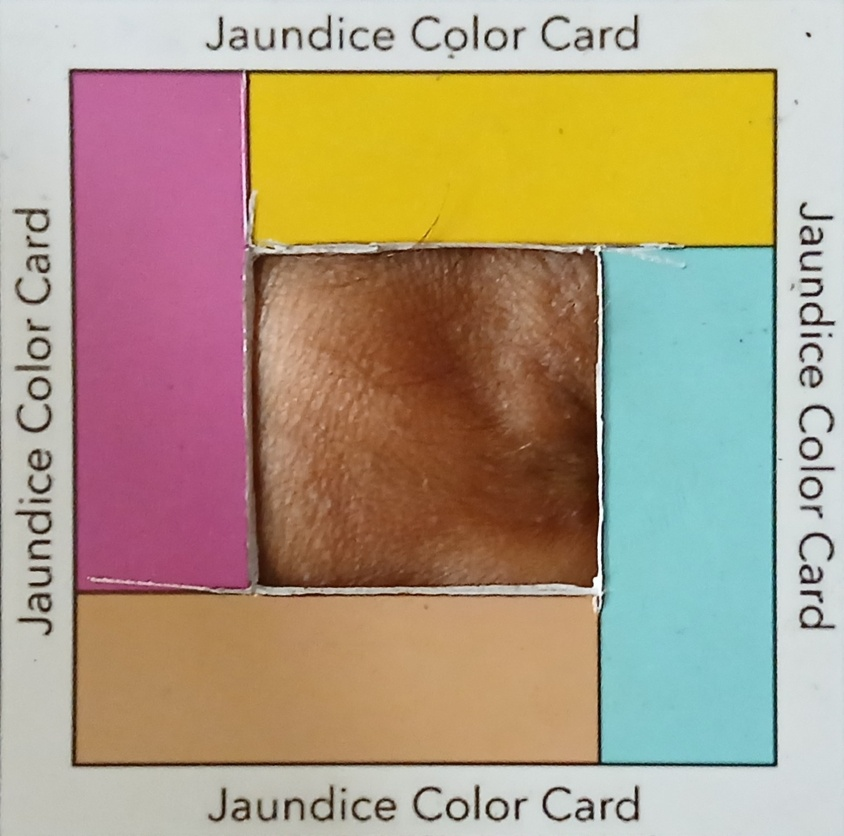
#> input picture Jaundice_All_files/JDC_Pipeline/jdc_dataset/skin_images/202405026188_208b21a1-0130-47f4-8cee-94a04fe02c18_FH_0.jpeg, 844 x 836 px, shrunk from 1347 x 1333 before the run
$ python -i preprocess.py   (imports and definitions only)
#> lines starting #> are read from the running program, lines starting #| are printed output that depends on the picture; after the words box and inside, x2 and y2 are one past the last pixel; in counts of white or black regions, pixels touching at a corner belong together
import cv2
import numpy as np

def load_image(image_path):
    """Loads an image from the specified path."""
    image = cv2.imread(image_path)
#> image is the input picture: shape (836, 844, 3); mean B, G, R 128.6, 155.1, 174.4
    if image is None:
        raise ValueError(f"Error: Unable to load image at {image_path}")
    return image

def detect_calibration_card(image_bgr):
    """
    1. Load an image and convert it from BGR to HSV.
    2. Define a yellow color range to mask and detect the color calibration card.
    Adjust the lower and upper bounds depending on lighting conditions.
    """
    image_hsv = cv2.cvtColor(image_bgr, cv2.COLOR_BGR2HSV)
#> image_hsv: shape (836, 844, 3); mean H, S, V 59.8, 103, 184.5

    # Define yellow color range in HSV space
    # In OpenCV H is 0-179, S is 0-255, V is 0-255. Yellow is roughly H=20-35.
    lower_yellow = np.array([20, 100, 100])
    upper_yellow = np.array([35, 255, 255])

    # Mask yellow regions
    mask_yellow = cv2.inRange(image_hsv, lower_yellow, upper_yellow)
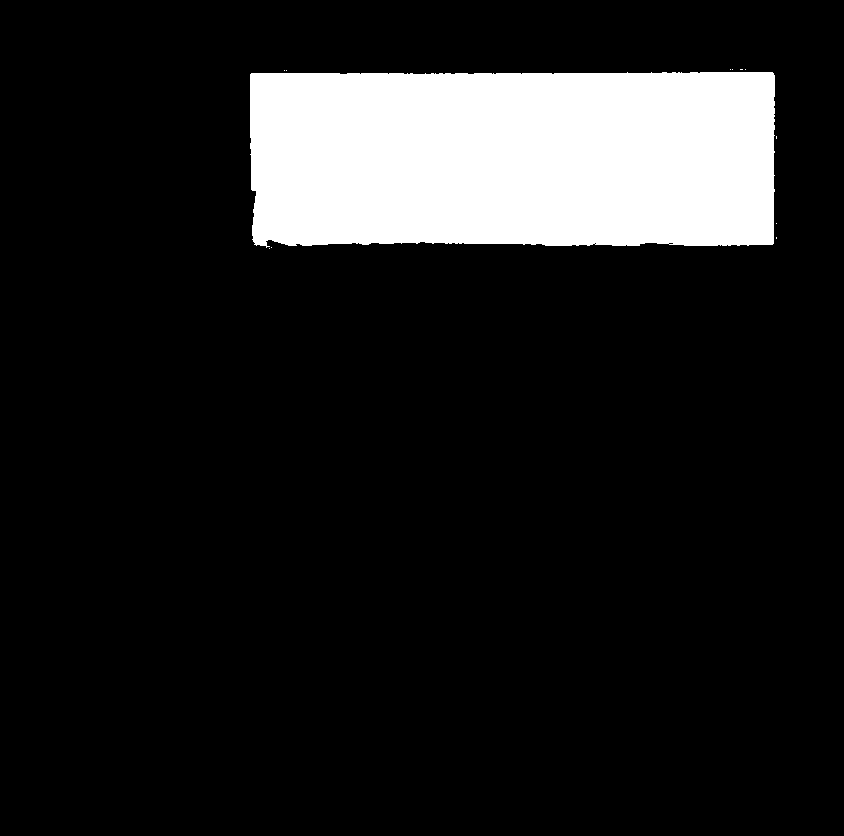
#> mask_yellow: shape (836, 844); 12.7% white; 12 white regions (11 under 20 px), largest, box (x1, y1, x2, y2) and area: (250, 72, 775, 248) 89740

    return mask_yellow

def perform_white_balancing(image_bgr, mask_yellow):
    """
    3. Use the average LAB values of the card to perform White Balancing on the whole image.
    Calculates the required shift based on the card's average LAB vs a target LAB.
    """
    # Convert image to LAB color space
    image_lab = cv2.cvtColor(image_bgr, cv2.COLOR_BGR2LAB)
#> image_lab: shape (836, 844, 3); mean of channels 0, 1, 2 166.8, 133.9, 144.1

    # Extract the LAB values of the calibration card using the mask
    mean_lab = cv2.mean(image_lab, mask=mask_yellow)
#> mean_lab = (195.4, 125.1, 202.5, 0)
    mean_l, mean_a, mean_b = mean_lab[0], mean_lab[1], mean_lab[2]
#> mean_l = 195.4; mean_a = 125.1; mean_b = 202.5

    if np.all(mean_lab[:3] == 0):
        print("Warning: Calibration card not detected. Returning original image.")
        return image_bgr

    # Standard white balancing adjust A and B channels towards neutral or a known reference point.
    # Note: Replace TARGET_L, TARGET_A, TARGET_B with your actual reference calibration values.
    # For a theoretical perfectly neutral grey we use A=128, B=128. Since it is yellow, we adjust
    # according to its target reference values.
    TARGET_L = 200.0
    TARGET_A = 120.0
    TARGET_B = 170.0

    # Calculate difference
    shift_l = TARGET_L - mean_l
#> shift_l = 4.6
    shift_a = TARGET_A - mean_a
#> shift_a = -5.08
    shift_b = TARGET_B - mean_b
#> shift_b = -32.47

    # Split channels, apply shift, and ensure values remain in valid [0, 255] range
    l, a, b = cv2.split(image_lab)
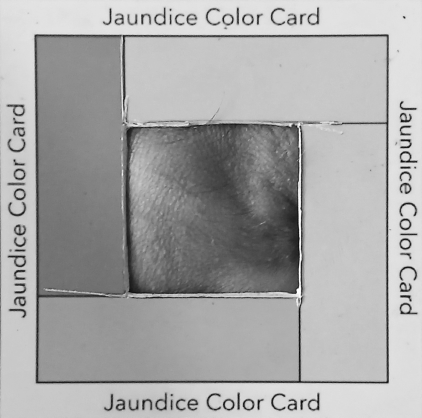
#> l: shape (836, 844) (shown at 1/2 size); min 1, max 255, mean 166.8
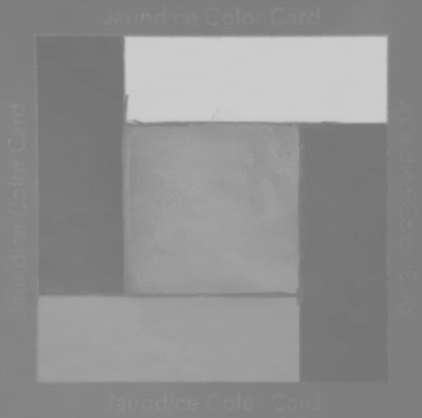
#> b: shape (836, 844) (shown at 1/2 size); min 114, max 206, mean 144.1
    l_balanced = cv2.convertScaleAbs(l, alpha=1, beta=shift_l)
    a_balanced = cv2.convertScaleAbs(a, alpha=1, beta=shift_a)
    b_balanced = cv2.convertScaleAbs(b, alpha=1, beta=shift_b)
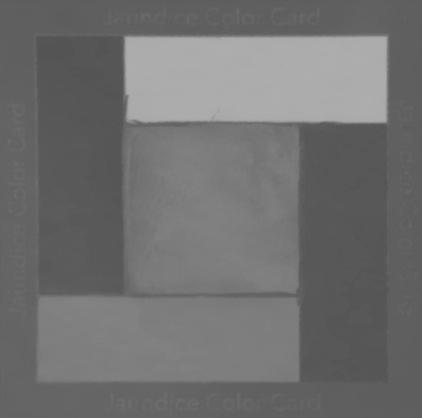
#> b_balanced: shape (836, 844) (shown at 1/2 size); min 82, max 174, mean 112.1

    # Merge channels
    balanced_lab = cv2.merge((l_balanced, a_balanced, b_balanced))
#> balanced_lab: shape (836, 844, 3); mean of channels 0, 1, 2 171.8, 128.9, 112.1

    # Convert the balanced image back to BGR
    balanced_bgr = cv2.cvtColor(balanced_lab, cv2.COLOR_LAB2BGR)
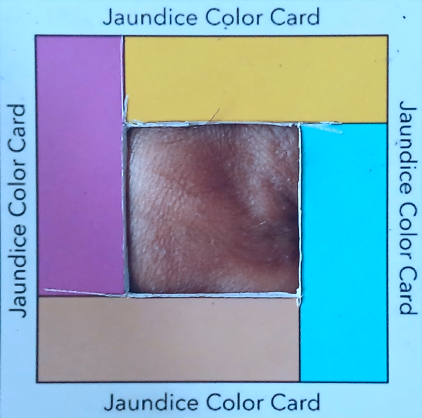
#> balanced_bgr: shape (836, 844, 3) (shown at 1/2 size); mean B, G, R 186.5, 166, 132.6

    return balanced_bgr

def segment_skin_roi(image_bgr):
    """
    4. Isolate the Skin ROI.
    Here we use YCrCb color space segmentation as it isolates luminance.
    You might adjust these values based on the dataset if necessary.
    """
    image_ycrcb = cv2.cvtColor(image_bgr, cv2.COLOR_BGR2YCrCb)
#> image_ycrcb: shape (836, 844, 3); mean of channels 0, 1, 2 158.3, 109.6, 143.9

    # Skin color bounds in YCrCb
    lower_skin = np.array([0, 133, 77], dtype=np.uint8)
    upper_skin = np.array([255, 173, 127], dtype=np.uint8)

    skin_mask = cv2.inRange(image_ycrcb, lower_skin, upper_skin)
#> skin_mask: shape (836, 844); 15% white; 204 white regions (178 under 20 px), largest, box (x1, y1, x2, y2) and area: (248, 72, 775, 245) 88512, (81, 596, 282, 668) 8329, (356, 418, 478, 476) 2148

    # Extract skin ROI using the generated mask
    skin_roi = cv2.bitwise_and(image_bgr, image_bgr, mask=skin_mask)
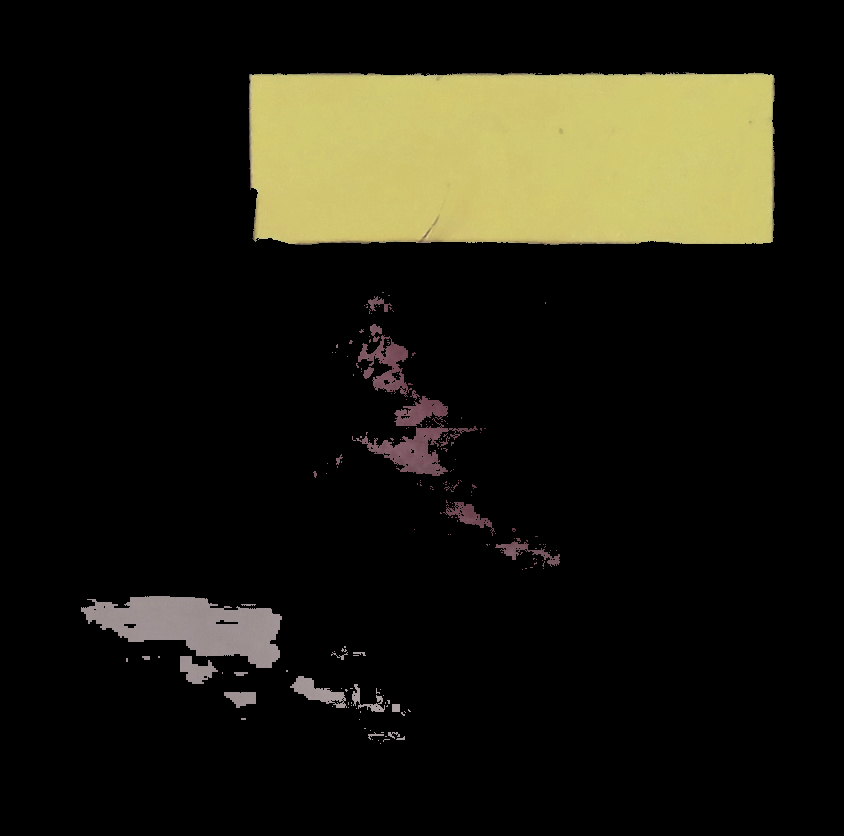
#> skin_roi: shape (836, 844, 3); mean B, G, R 17.4, 27.7, 29.5

    return skin_roi, skin_mask

def convert_to_1d_sequence(skin_roi, skin_mask):
    """
    Converts segmented pixels into a 1D sequence for 1DCNN input.
    """
    # Extract only the valid skin pixels (where the mask > 0)
    skin_pixels = skin_roi[skin_mask > 0]

    # Convert into a 1D sequence.
    # skin_pixels is (N, 3), flatten() will make it (N * 3,)
    sequence_1d = skin_pixels.flatten()

    return sequence_1d

def process_pipeline(image_path):
    # Load Image
    image_bgr = load_image(image_path)

    # Detect calibration card (HSV thresholding)
    mask_yellow = detect_calibration_card(image_bgr)

    # White Balancing (LAB space)
    balanced_bgr = perform_white_balancing(image_bgr, mask_yellow)

    # Segment Skin ROI (YCrCb space thresholding)
    skin_roi, skin_mask = segment_skin_roi(balanced_bgr)

    # Convert to 1D sequence for 1DCNN
    sequence_1d = convert_to_1d_sequence(skin_roi, skin_mask)

    # Output Info
    print(f"Original shape: {image_bgr.shape}")
#| Original shape: (836, 844, 3)
    print(f"Skin pixels extracted: {np.count_nonzero(skin_mask)}")
#| Skin pixels extracted: 105521
    print(f"1D sequence shape for 1DCNN: {sequence_1d.shape}")
#| 1D sequence shape for 1DCNN: (316563,)

    return sequence_1d

# [5 lines not run here, left out]

>>> result = process_pipeline('../JDC_Pipeline/jdc_dataset/skin_images/202405026188_208b21a1-0130-47f4-8cee-94a04fe02c18_FH_0.jpeg')

$ run again, on Jaundice_All_files/JDC_Pipeline/jdc_dataset/skin_images/202405040490_206a6990-5d4c-466c-9d85-9e6c004c1468_CH_0.jpeg
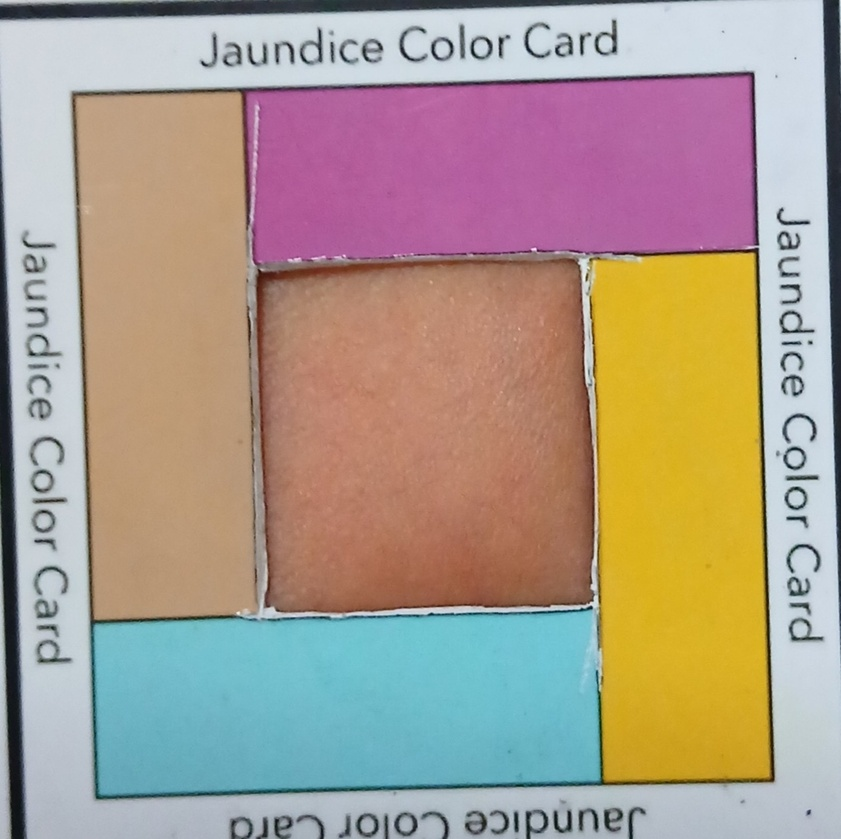
#> input picture Jaundice_All_files/JDC_Pipeline/jdc_dataset/skin_images/202405040490_206a6990-5d4c-466c-9d85-9e6c004c1468_CH_0.jpeg, 841 x 839 px, shrunk from 1393 x 1391 before the run
#> in load_image, image is the input picture: shape (839, 841, 3); mean B, G, R 141.4, 154.9, 170.2
#> image_hsv: shape (839, 841, 3); mean H, S, V 71.5, 94.7, 186.8
#> in detect_calibration_card, `mask_yellow = cv2.inRange(image_hsv, lower_yellow, upper_yellow)`:
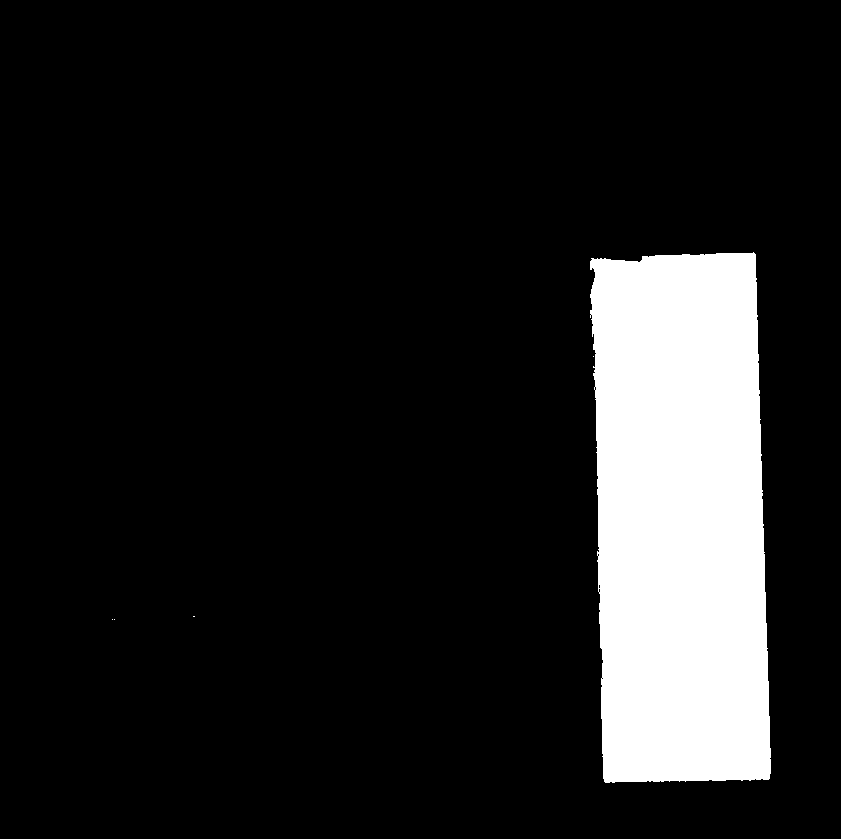
#> mask_yellow: shape (839, 841); 12.3% white; 5 white regions (4 under 20 px), largest, box (x1, y1, x2, y2) and area: (590, 252, 771, 783) 87107
#> image_lab: shape (839, 841, 3); mean of channels 0, 1, 2 166.8, 134.1, 137.1
#> mean_lab = (185.9, 130.1, 196.9, 0)
#> mean_l = 185.9; mean_a = 130.1; mean_b = 196.9
#> shift_l = 14.12
#> shift_a = -10.1
#> shift_b = -26.9
#> balanced_lab: shape (839, 841, 3); mean of channels 0, 1, 2 180.8, 124.1, 110.1
#> image_ycrcb: shape (839, 841, 3); mean of channels 0, 1, 2 166.1, 102.7, 146.3
#> skin_mask: shape (839, 841); 12.2% white; 58 white regions (50 under 20 px), largest, box (x1, y1, x2, y2) and area: (592, 252, 770, 781) 84481, (442, 554, 475, 592) 478, (508, 550, 522, 584) 276
#> in segment_skin_roi, `skin_roi = cv2.bitwise_and(image_bgr, image_bgr, mask=skin_mask)`:
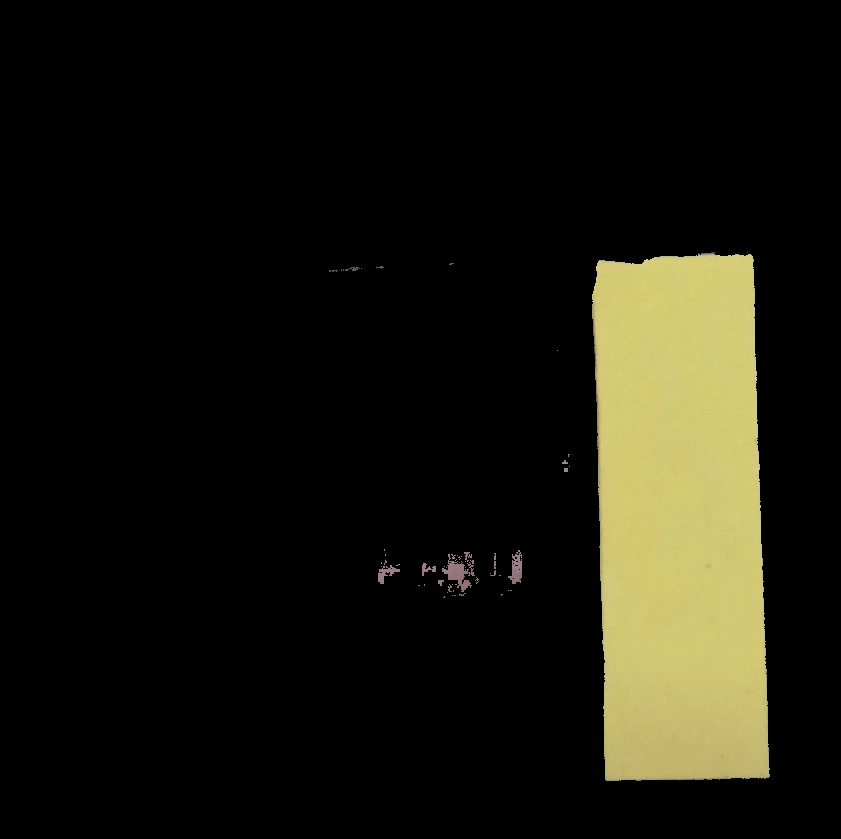
#> skin_roi: shape (839, 841, 3); mean B, G, R 14, 23.9, 25.2
#| Original shape: (839, 841, 3)
#| Skin pixels extracted: 85819
#| 1D sequence shape for 1DCNN: (257457,)

$ run again, on Jaundice_All_files/JDC_Pipeline/jdc_dataset/skin_images/202405066635_5ab59ae3-1c3c-4fb8-b341-c4de4656f3fe_FH_0.jpeg
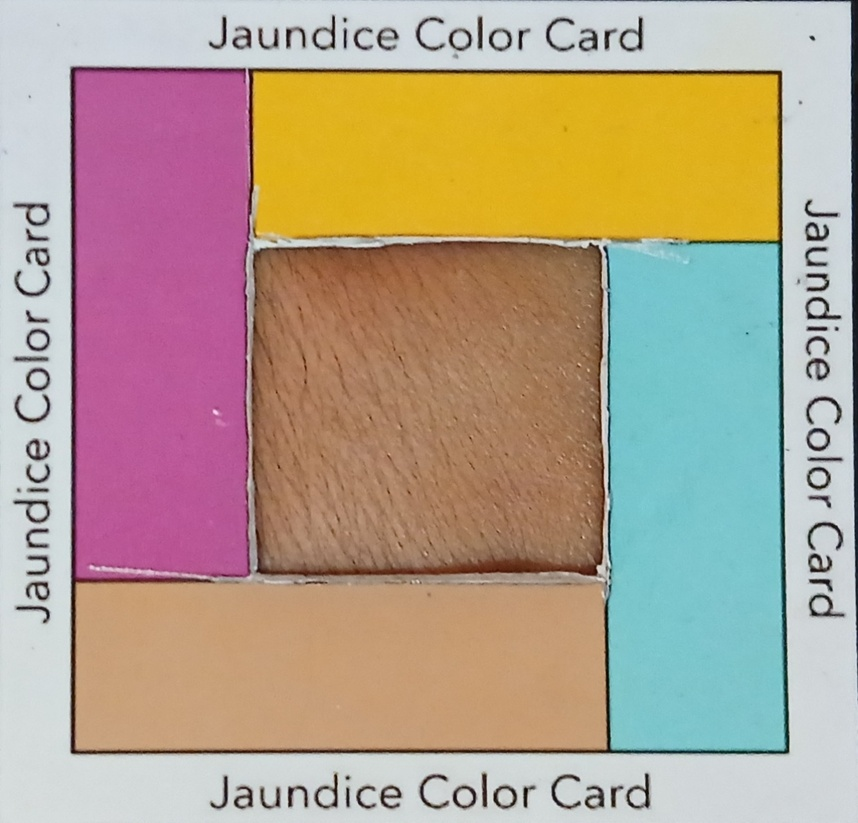
#> input picture Jaundice_All_files/JDC_Pipeline/jdc_dataset/skin_images/202405066635_5ab59ae3-1c3c-4fb8-b341-c4de4656f3fe_FH_0.jpeg, 858 x 823 px, shrunk from 1334 x 1280 before the run
#> in load_image, image is the input picture: shape (823, 858, 3); mean B, G, R 141, 159.9, 178.8
#> image_hsv: shape (823, 858, 3); mean H, S, V 69, 96.1, 191.7
#> in detect_calibration_card, `mask_yellow = cv2.inRange(image_hsv, lower_yellow, upper_yellow)`:
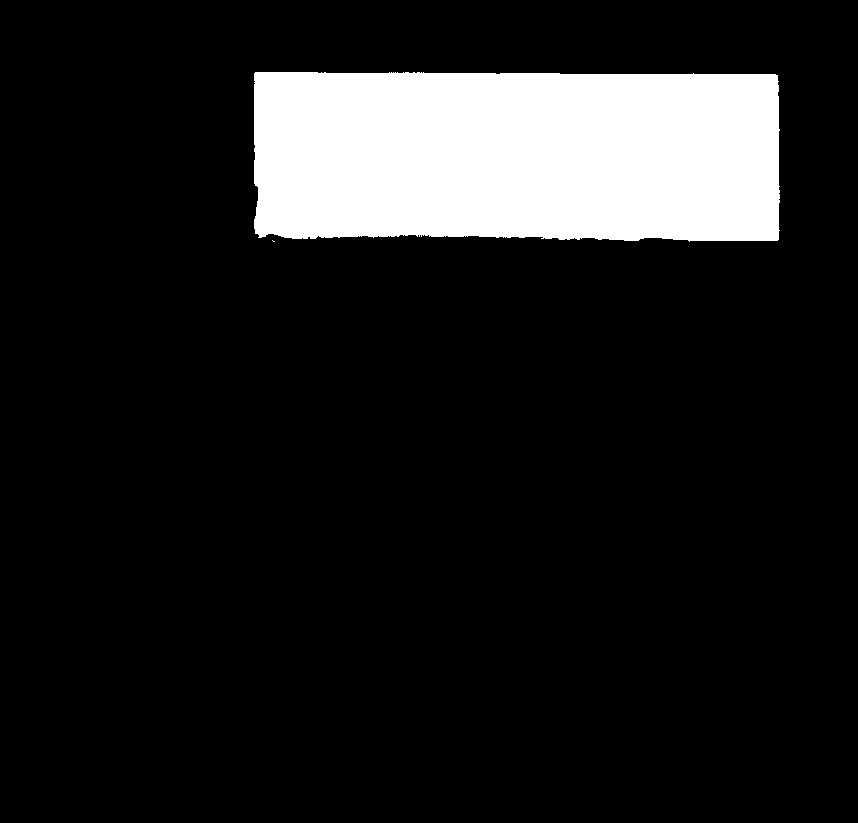
#> mask_yellow: shape (823, 858); 12.2% white; 2 white regions (1 under 20 px), largest, box (x1, y1, x2, y2) and area: (254, 72, 780, 242) 86498
#> image_lab: shape (823, 858, 3); mean of channels 0, 1, 2 172.2, 134.7, 140.3
#> mean_lab = (188.6, 132.5, 199.7, 0)
#> mean_l = 188.6; mean_a = 132.5; mean_b = 199.7
#> shift_l = 11.42
#> shift_a = -12.49
#> shift_b = -29.69
#> balanced_lab: shape (823, 858, 3); mean of channels 0, 1, 2 183.2, 122.7, 110.3
#> image_ycrcb: shape (823, 858, 3); mean of channels 0, 1, 2 167.8, 101, 145.3
#> skin_mask: shape (823, 858); 12.3% white; 34 white regions (30 under 20 px), largest, box (x1, y1, x2, y2) and area: (252, 72, 780, 239) 84971, (346, 267, 452, 300) 1351, (304, 260, 328, 279) 214, (452, 267, 456, 276) 23
#> in segment_skin_roi, `skin_roi = cv2.bitwise_and(image_bgr, image_bgr, mask=skin_mask)`:
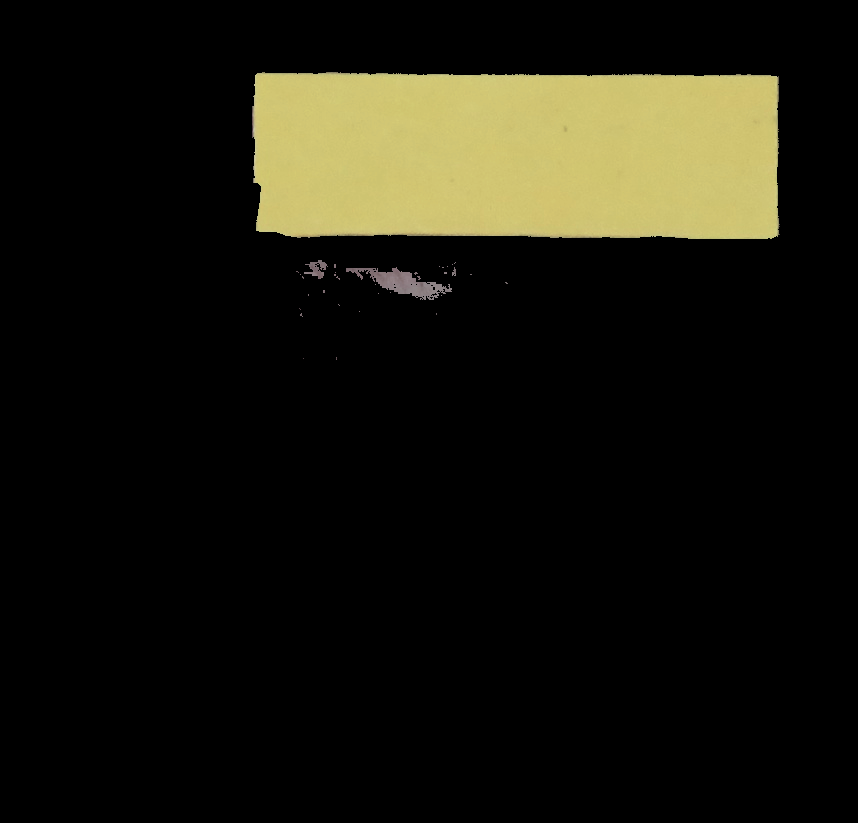
#> skin_roi: shape (823, 858, 3); mean B, G, R 14.1, 23.9, 25.3
#| Original shape: (823, 858, 3)
#| Skin pixels extracted: 86650
#| 1D sequence shape for 1DCNN: (259950,)
